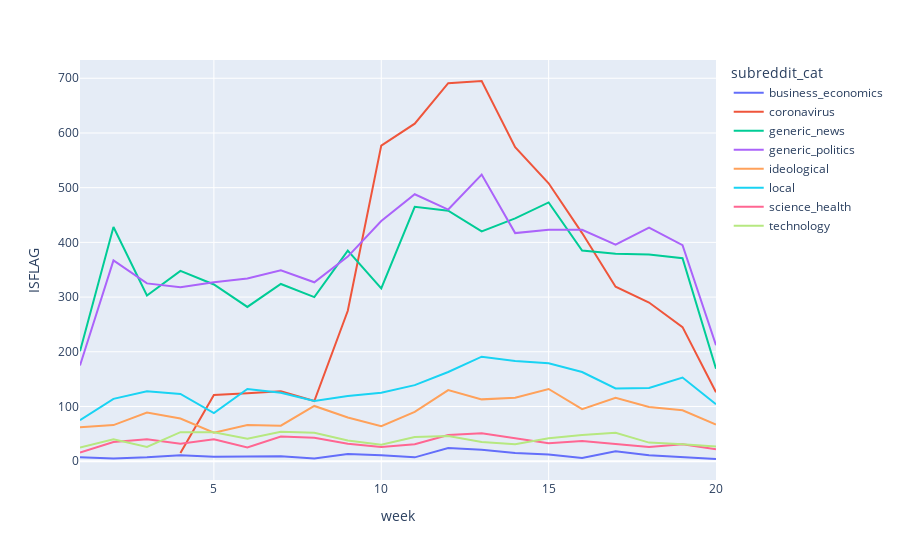

The notebook cell this image was saved under:
### Code cell
filtered_df_week_cat = get_flag_perc(filtered_df_week, ['subreddit_cat','week'])
subr_line_all = px.line(
                    filtered_df_week_cat,
                    x = "week",
                    y = "ISFLAG",
                    color = "subreddit_cat")
subr_line_all.show()

### Figure 1 — Plotly figure (JSON) as saved in the notebook; plotly's stock layout.template omitted (floating-point values rounded to 4 significant figures)
{"data": [{"hovertemplate": "subreddit_cat=business_economics<br>week=%{x}<br>ISFLAG=%{y}<extra></extra>", "legendgroup": "business_economics", "line": {"color": "#636efa", "dash": "solid"}, "mode": "lines", "name": "business_economics", "showlegend": true, "type": "scatter", "x": [1, 2, 3, 4, 5, 6, 7, 8, 9, 10, 11, 12, 13, 14, 15, 16, 17, 18, 19, 20], "xaxis": "x", "y": [7, 5, 7, 11, 8, 8, 9, 5, 13, 11, 7, 24, 21, 15, 12, 6, 18, 11, 8, 4], "yaxis": "y"}, {"hovertemplate": "subreddit_cat=coronavirus<br>week=%{x}<br>ISFLAG=%{y}<extra></extra>", "legendgroup": "coronavirus", "line": {"color": "#EF553B", "dash": "solid"}, "mode": "lines", "name": "coronavirus", "showlegend": true, "type": "scatter", "x": [4, 5, 6, 7, 8, 9, 10, 11, 12, 13, 14, 15, 16, 17, 18, 19, 20], "xaxis": "x", "y": [15, 121, 124, 128, 110, 275, 577, 617, 691, 695, 574, 508, 417, 319, 290, 245, 126], "yaxis": "y"}, {"hovertemplate": "subreddit_cat=generic_news<br>week=%{x}<br>ISFLAG=%{y}<extra></extra>", "legendgroup": "generic_news", "line": {"color": "#00cc96", "dash": "solid"}, "mode": "lines", "name": "generic_news", "showlegend": true, "type": "scatter", "x": [1, 2, 3, 4, 5, 6, 7, 8, 9, 10, 11, 12, 13, 14, 15, 16, 17, 18, 19, 20], "xaxis": "x", "y": [201, 428, 303, 348, 323, 282, 324, 300, 385, 316, 465, 458, 420, 444, 473, 385, 379, 378, 371, 169], "yaxis": "y"}, {"hovertemplate": "subreddit_cat=generic_politics<br>week=%{x}<br>ISFLAG=%{y}<extra></extra>", "legendgroup": "generic_politics", "line": {"color": "#ab63fa", "dash": "solid"}, "mode": "lines", "name": "generic_politics", "showlegend": true, "type": "scatter", "x": [1, 2, 3, 4, 5, 6, 7, 8, 9, 10, 11, 12, 13, 14, 15, 16, 17, 18, 19, 20], "xaxis": "x", "y": [175, 367, 325, 318, 327, 334, 349, 327, 374, 439, 488, 460, 524, 417, 423, 423, 396, 427, 395, 212], "yaxis": "y"}, {"hovertemplate": "subreddit_cat=ideological<br>week=%{x}<br>ISFLAG=%{y}<extra></extra>", "legendgroup": "ideological", "line": {"color": "#FFA15A", "dash": "solid"}, "mode": "lines", "name": "ideological", "showlegend": true, "type": "scatter", "x": [1, 2, 3, 4, 5, 6, 7, 8, 9, 10, 11, 12, 13, 14, 15, 16, 17, 18, 19, 20], "xaxis": "x", "y": [62, 66, 89, 78, 52, 66, 65, 101, 80, 64, 90, 130, 113, 116, 132, 95, 116, 99, 93, 67], "yaxis": "y"}, {"hovertemplate": "subreddit_cat=local<br>week=%{x}<br>ISFLAG=%{y}<extra></extra>", "legendgroup": "local", "line": {"color": "#19d3f3", "dash": "solid"}, "mode": "lines", "name": "local", "showlegend": true, "type": "scatter", "x": [1, 2, 3, 4, 5, 6, 7, 8, 9, 10, 11, 12, 13, 14, 15, 16, 17, 18, 19, 20], "xaxis": "x", "y": [75, 114, 128, 123, 88, 132, 125, 110, 119, 125, 139, 163, 191, 183, 179, 163, 133, 134, 153, 104], "yaxis": "y"}, {"hovertemplate": "subreddit_cat=science_health<br>week=%{x}<br>ISFLAG=%{y}<extra></extra>", "legendgroup": "science_health", "line": {"color": "#FF6692", "dash": "solid"}, "mode": "lines", "name": "science_health", "showlegend": true, "type": "scatter", "x": [1, 2, 3, 4, 5, 6, 7, 8, 9, 10, 11, 12, 13, 14, 15, 16, 17, 18, 19, 20], "xaxis": "x", "y": [16, 35, 40, 32, 40, 25, 45, 43, 32, 26, 31, 48, 51, 42, 33, 37, 31, 26, 31, 22], "yaxis": "y"}, {"hovertemplate": "subreddit_cat=technology<br>week=%{x}<br>ISFLAG=%{y}<extra></extra>", "legendgroup": "technology", "line": {"color": "#B6E880", "dash": "solid"}, "mode": "lines", "name": "technology", "showlegend": true, "type": "scatter", "x": [1, 2, 3, 4, 5, 6, 7, 8, 9, 10, 11, 12, 13, 14, 15, 16, 17, 18, 19, 20], "xaxis": "x", "y": [25, 40, 26, 53, 53, 41, 54, 52, 38, 30, 44, 46, 35, 31, 42, 48, 52, 34, 31, 27], "yaxis": "y"}], "layout": {"legend": {"title": {"text": "subreddit_cat"}, "tracegroupgap": 0}, "margin": {"t": 60}, "xaxis": {"anchor": "y", "domain": [0, 1], "title": {"text": "week"}}, "yaxis": {"anchor": "x", "domain": [0, 1], "title": {"text": "ISFLAG"}}}}
